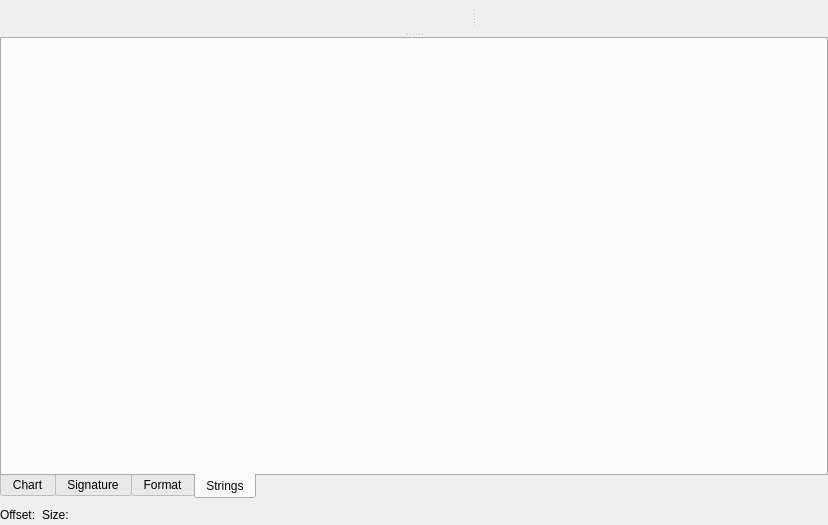
<?xml version="1.0" encoding="UTF-8"?>
<ui version="4.0">
 <class>HexEditViewPage</class>
 <widget class="QWidget" name="HexEditViewPage">
  <property name="geometry">
   <rect>
    <x>0</x>
    <y>0</y>
    <width>828</width>
    <height>525</height>
   </rect>
  </property>
  <property name="windowTitle">
   <string>Form</string>
  </property>
  <layout class="QVBoxLayout" name="verticalLayout_5" stretch="1,0">
   <property name="margin">
    <number>0</number>
   </property>
   <item>
    <widget class="QSplitter" name="vSplitter">
     <property name="orientation">
      <enum>Qt::Vertical</enum>
     </property>
     <widget class="QWidget" name="layoutWidget">
      <layout class="QVBoxLayout" name="verticalLayout" stretch="0,1,0">
       <item>
        <widget class="QWidget" name="tbContainer" native="true"/>
       </item>
       <item>
        <widget class="QSplitter" name="hSplitter">
         <property name="orientation">
          <enum>Qt::Horizontal</enum>
         </property>
         <widget class="QWidget" name="layoutWidget">
          <layout class="QHBoxLayout" name="horizontalLayout_3" stretch="0,1">
           <item>
            <widget class="BinaryNavigator" name="binaryNavigator" native="true">
             <property name="minimumSize">
              <size>
               <width>128</width>
               <height>0</height>
              </size>
             </property>
             <property name="maximumSize">
              <size>
               <width>128</width>
               <height>16777215</height>
              </size>
             </property>
            </widget>
           </item>
           <item>
            <widget class="QHexEdit" name="hexEdit" native="true">
             <property name="contextMenuPolicy">
              <enum>Qt::CustomContextMenu</enum>
             </property>
            </widget>
           </item>
          </layout>
         </widget>
         <widget class="DataTypesView" name="dataView" native="true">
          <property name="minimumSize">
           <size>
            <width>0</width>
            <height>0</height>
           </size>
          </property>
          <property name="baseSize">
           <size>
            <width>0</width>
            <height>0</height>
           </size>
          </property>
         </widget>
        </widget>
       </item>
       <item>
        <widget class="ActionWidget" name="actionWidget" native="true"/>
       </item>
      </layout>
     </widget>
     <widget class="QTabWidget" name="tabWidget">
      <property name="tabPosition">
       <enum>QTabWidget::South</enum>
      </property>
      <property name="tabShape">
       <enum>QTabWidget::Rounded</enum>
      </property>
      <property name="currentIndex">
       <number>3</number>
      </property>
      <widget class="QWidget" name="tabChart">
       <attribute name="title">
        <string>Chart</string>
       </attribute>
       <layout class="QVBoxLayout" name="verticalLayout_4">
        <property name="margin">
         <number>0</number>
        </property>
        <item>
         <widget class="ChartWidget" name="chartWidget" native="true"/>
        </item>
       </layout>
      </widget>
      <widget class="QWidget" name="tabSignature">
       <attribute name="title">
        <string>Signature</string>
       </attribute>
       <layout class="QVBoxLayout" name="verticalLayout_3">
        <property name="margin">
         <number>0</number>
        </property>
        <item>
         <widget class="QWidget" name="signatureWidget" native="true"/>
        </item>
       </layout>
      </widget>
      <widget class="QWidget" name="tabFormat">
       <attribute name="title">
        <string>Format</string>
       </attribute>
       <layout class="QVBoxLayout" name="verticalLayout_2">
        <property name="margin">
         <number>0</number>
        </property>
        <item>
         <widget class="FormatTreeView" name="tvFormat">
          <property name="sizePolicy">
           <sizepolicy hsizetype="Preferred" vsizetype="Preferred">
            <horstretch>0</horstretch>
            <verstretch>0</verstretch>
           </sizepolicy>
          </property>
          <property name="minimumSize">
           <size>
            <width>0</width>
            <height>0</height>
           </size>
          </property>
          <property name="baseSize">
           <size>
            <width>0</width>
            <height>0</height>
           </size>
          </property>
          <property name="contextMenuPolicy">
           <enum>Qt::CustomContextMenu</enum>
          </property>
          <property name="editTriggers">
           <set>QAbstractItemView::DoubleClicked|QAbstractItemView::EditKeyPressed</set>
          </property>
          <property name="alternatingRowColors">
           <bool>true</bool>
          </property>
          <property name="selectionMode">
           <enum>QAbstractItemView::SingleSelection</enum>
          </property>
          <property name="selectionBehavior">
           <enum>QAbstractItemView::SelectRows</enum>
          </property>
          <property name="uniformRowHeights">
           <bool>true</bool>
          </property>
          <property name="allColumnsShowFocus">
           <bool>true</bool>
          </property>
         </widget>
        </item>
       </layout>
      </widget>
      <widget class="QWidget" name="tabStrings">
       <attribute name="title">
        <string>Strings</string>
       </attribute>
       <layout class="QVBoxLayout" name="verticalLayout_6">
        <property name="margin">
         <number>0</number>
        </property>
        <item>
         <widget class="QWidget" name="stringsWidget" native="true"/>
        </item>
       </layout>
      </widget>
     </widget>
    </widget>
   </item>
   <item>
    <layout class="QHBoxLayout" name="horizontalLayout_2">
     <item>
      <widget class="QLabel" name="lblOffset">
       <property name="text">
        <string>Offset:</string>
       </property>
      </widget>
     </item>
     <item>
      <widget class="QLabel" name="lblSize">
       <property name="text">
        <string>Size:</string>
       </property>
      </widget>
     </item>
     <item>
      <spacer name="horizontalSpacer_2">
       <property name="orientation">
        <enum>Qt::Horizontal</enum>
       </property>
       <property name="sizeHint" stdset="0">
        <size>
         <width>40</width>
         <height>20</height>
        </size>
       </property>
      </spacer>
     </item>
    </layout>
   </item>
  </layout>
 </widget>
 <customwidgets>
  <customwidget>
   <class>QHexEdit</class>
   <extends>QWidget</extends>
   <header>qhexedit/qhexedit.h</header>
   <container>1</container>
  </customwidget>
  <customwidget>
   <class>FormatTreeView</class>
   <extends>QTreeView</extends>
   <header>formattreeview/formattreeview.h</header>
  </customwidget>
  <customwidget>
   <class>DataTypesView</class>
   <extends>QWidget</extends>
   <header>datatypesview/datatypesview.h</header>
   <container>1</container>
  </customwidget>
  <customwidget>
   <class>BinaryNavigator</class>
   <extends>QWidget</extends>
   <header>views/hexview/binarynavigator/binarynavigator.h</header>
   <container>1</container>
  </customwidget>
  <customwidget>
   <class>ActionWidget</class>
   <extends>QWidget</extends>
   <header>actionwidget/actionwidget.h</header>
   <container>1</container>
  </customwidget>
  <customwidget>
   <class>ChartWidget</class>
   <extends>QWidget</extends>
   <header>views/hexview/chartwidget/chartwidget.h</header>
   <container>1</container>
  </customwidget>
 </customwidgets>
 <resources/>
 <connections/>
</ui>
